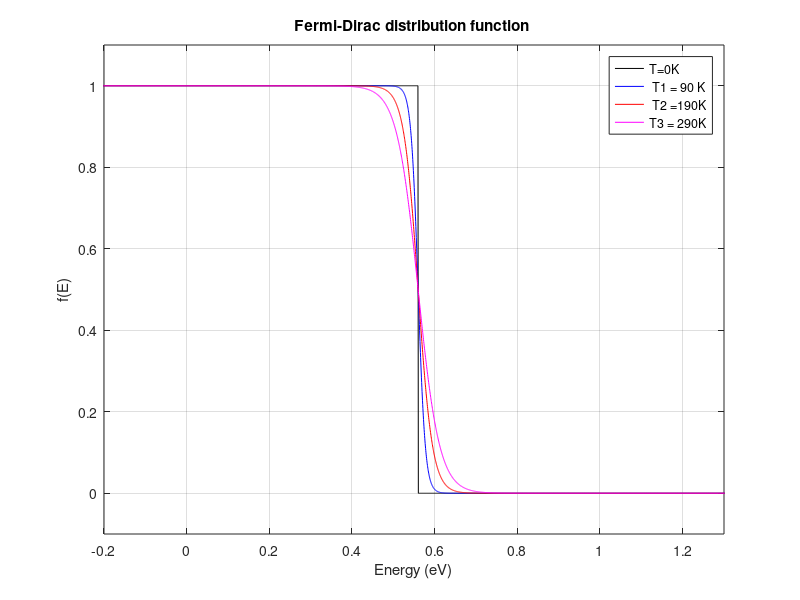

This chart was generated by the following MATLAB code: (Note: this script raises an error after producing the figure.)
% Constants
kb = 8.617e-5; % Boltzmann constant (eV/K)
Ef = 0.56; % Fermi level in eV

% Energy range
E = -0.5:0.0005:1.5; % Energy levels in eV

% Calculate f(E) at T=0K as fT0
fT0 = zeros(size(E)); % Initialize fT0 array

for k = 1:length(E)
    if E(k) < Ef
        fT0(k) = 1;
    elseif E(k) == Ef
        fT0(k) = 0.5;
    end
end

% Calculate f(E) at different temperatures
T1 = 100; T2 = 200; T3 = 300;

fT1 = 1 ./ (1 + exp((E - Ef) / (kb * T1)));
fT2 = 1 ./ (1 + exp((E - Ef) / (kb * T2)));
fT3 = 1 ./ (1 + exp((E - Ef) / (kb * T3)));

% Plotting the results
plot(E, fT0, 'k') % Plot for T=0K
grid on
hold on
plot(E, fT1, 'b') % Plot for T=90K
plot(E, fT2, 'r') % Plot for T=190K
plot(E, fT3, 'm') % Plot for T=290K

axis([-0.2 1.3 -0.1 1.1])
xlabel('Energy (eV)')
ylabel('f(E)')
title('Fermi-Dirac distribution function ')
legend('T=0K' ,' T1 = 90 K',' T2 =190K' , 'T3 = 290K');
plot(Ef,0.5,'K.');